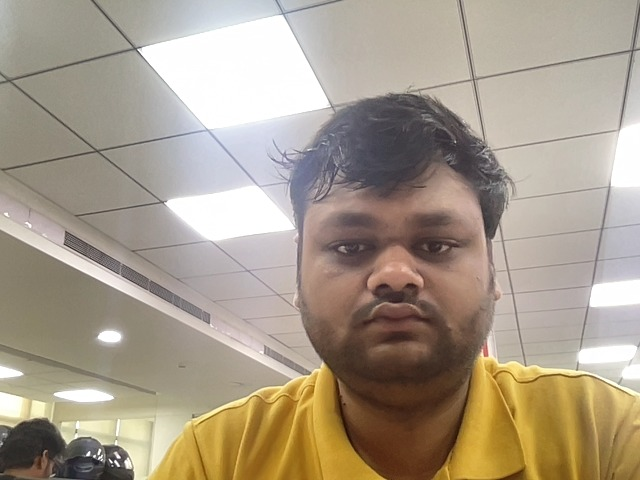
#> input picture Soubhik_test.jpg, 640 x 480 px, given in place of Soubhik_0001.jpg, which was not available
$ jupyter execute data_augment.ipynb   (shell and % lines are left out)
#> lines starting #> are read from the running program, lines starting #| are printed output that depends on the picture; after the words box and inside, x2 and y2 are one past the last pixel; in counts of white or black regions, pixels touching at a corner belong together; pictures that were not available may be replaced by others from this repository, and a replacement may not be noted
[cell 1]
import cv2
import numpy as np
from PIL import Image, ImageEnhance
import random
import tensorflow as tf
import matplotlib.pyplot as plt
from scipy.ndimage import gaussian_filter, map_coordinates

[cell 2]
# Function for rotation
def rotate_image(image, angle_range=(-30, 30)):
    angle = random.uniform(angle_range[0], angle_range[1])
    rows, cols, _ = image.shape
    rotation_matrix = cv2.getRotationMatrix2D((cols/2, rows/2), angle, 1)
    rotated_image = cv2.warpAffine(image, rotation_matrix, (cols, rows))
    return rotated_image

# Function for translation
def translate_image(image, tx_range=(-30, 30), ty_range=(-30, 30)):
    tx = random.uniform(tx_range[0], tx_range[1])
    ty = random.uniform(ty_range[0], ty_range[1])
    translation_matrix = np.float32([[1, 0, tx], [0, 1, ty]])
    rows, cols, _ = image.shape
    translated_image = cv2.warpAffine(image, translation_matrix, (cols, rows))
    return translated_image

# Function for scaling
def scale_image(image, scale_range=(0.8, 1.2)):
    scale = random.uniform(scale_range[0], scale_range[1])
    rows, cols, _ = image.shape
    scaled_image = cv2.resize(image, None, fx=scale, fy=scale)
    return scaled_image

# Function for shearing
def shear_image(image, shear_range=(-0.2, 0.2)):
    shear = random.uniform(shear_range[0], shear_range[1])
    rows, cols, _ = image.shape
    M = np.float32([[1, shear, 0], [shear, 1, 0]])
    sheared_image = cv2.warpAffine(image, M, (cols, rows))
    return sheared_image

# Function for horizontal flipping
def flip_image(image):
    return cv2.flip(image, 1)

# Function for cropping
def crop_image(image, crop_fraction=0.1):
    h, w, _ = image.shape
    crop_h = int(h * crop_fraction)
    crop_w = int(w * crop_fraction)
    x1 = random.randint(0, crop_w)
    y1 = random.randint(0, crop_h)
    x2 = w - random.randint(0, crop_w)
    y2 = h - random.randint(0, crop_h)
    cropped_image = image[y1:y2, x1:x2]
    return cropped_image

[cell 3]
# Function for brightness adjustment
def adjust_brightness(image, factor_range=(0.5, 1.5)):
    factor = random.uniform(factor_range[0], factor_range[1])
    enhancer = ImageEnhance.Brightness(Image.fromarray(image))
    return np.array(enhancer.enhance(factor))

# Function for contrast adjustment
def adjust_contrast(image, factor_range=(0.5, 1.5)):
    factor = random.uniform(factor_range[0], factor_range[1])
    enhancer = ImageEnhance.Contrast(Image.fromarray(image))
    return np.array(enhancer.enhance(factor))

# Function for saturation adjustment
def adjust_saturation(image, factor_range=(0.5, 1.5)):
    factor = random.uniform(factor_range[0], factor_range[1])
    enhancer = ImageEnhance.Color(Image.fromarray(image))
    return np.array(enhancer.enhance(factor))

# Function for hue shifting
def adjust_hue(image, shift_range=(-10, 10)):
    hsv_image = cv2.cvtColor(image, cv2.COLOR_BGR2HSV)
    hsv_image[..., 0] = np.clip(hsv_image[..., 0] + random.randint(shift_range[0], shift_range[1]), 0, 179)
    return cv2.cvtColor(hsv_image, cv2.COLOR_HSV2BGR)

# Function for gamma correction
def adjust_gamma(image, gamma_range=(0.5, 2.0)):
    gamma = random.uniform(gamma_range[0], gamma_range[1])
    lookup_table = np.array([((i / 255.0) ** gamma) * 255 for i in range(256)], dtype=np.uint8)
    return cv2.LUT(image, lookup_table)

[cell 4]
# Function for adding Gaussian noise
def add_gaussian_noise(image, mean=0, var=0.1):
    sigma = var ** 0.5
    noise = np.random.normal(mean, sigma, image.shape)
    noisy_image = np.clip(image + noise, 0, 255)
    return noisy_image.astype(np.uint8)

# Function for adding salt-and-pepper noise
def add_salt_pepper_noise(image, amount=0.01):
    noisy_image = image.copy()
    total_pixels = image.size
    num_salt = int(total_pixels * amount)
    num_pepper = int(total_pixels * amount)
    # Salt noise (white pixels)
    for _ in range(num_salt):
        x, y = random.randint(0, image.shape[0] - 1), random.randint(0, image.shape[1] - 1)
        noisy_image[x, y] = 255
    # Pepper noise (black pixels)
    for _ in range(num_pepper):
        x, y = random.randint(0, image.shape[0] - 1), random.randint(0, image.shape[1] - 1)
        noisy_image[x, y] = 0
    return noisy_image

[cell 5]
def elastic_deform(image, alpha=34, sigma=4):
    """
    Elastic deformation for image augmentation.
    Args:
        image (ndarray): Input image.
        alpha (float): Scaling factor for deformation intensity.
        sigma (float): Standard deviation for Gaussian filter (controls smoothness of deformation).

    Returns:
        ndarray: Elastic deformed image.
    """
    # Get the shape of the image
    shape = image.shape
    height, width = shape[:2]

    # Generate random displacement fields
    random_state = np.random.RandomState(None)
    dx = gaussian_filter((random_state.rand(height, width) * 2 - 1), sigma, mode="constant", cval=0)
    dy = gaussian_filter((random_state.rand(height, width) * 2 - 1), sigma, mode="constant", cval=0)

    # Scale the displacement fields
    dx *= alpha
    dy *= alpha

    # Create meshgrid for pixel coordinates
    x, y = np.meshgrid(np.arange(width), np.arange(height))

    # Apply the displacement to the meshgrid
    distorted_image = np.zeros_like(image)
    for i in range(3):  # For each color channel (R, G, B)
        distorted_image[:, :, i] = map_coordinates(image[:, :, i], [y + dy, x + dx], order=1, mode='reflect')

    return distorted_image

[cell 6]
# Function for Gaussian blur
def apply_gaussian_blur(image, kernel_size=(5, 5)):
    return cv2.GaussianBlur(image, kernel_size, 0)

# Function for Motion blur
def apply_motion_blur(image, kernel_size=5):
    kernel = np.zeros((kernel_size, kernel_size))
    kernel[int((kernel_size-1)/2), :] = np.ones(kernel_size)
    kernel = kernel / kernel_size
    return cv2.filter2D(image, -1, kernel)

[cell 7]
# Function for adding random occlusions
def add_occlusions(image, num_occlusions=1, size_range=(20, 60)):
    image_copy = image.copy()
    h, w, _ = image.shape
    for _ in range(num_occlusions):
        occlusion_size = random.randint(size_range[0], size_range[1])
        x1 = random.randint(0, w - occlusion_size)
        y1 = random.randint(0, h - occlusion_size)
        x2, y2 = x1 + occlusion_size, y1 + occlusion_size
        image_copy[y1:y2, x1:x2] = 0  # Black occlusion
    return image_copy

[cell 8]
# Function to visualize the image
def visualize_augmented_image(image):
    plt.imshow(cv2.cvtColor(image, cv2.COLOR_BGR2RGB))
    plt.axis('off')
    plt.show()

[cell 9]
# Load a sample image
image_path = 'known_faces/Soubhik/Soubhik_0001.jpg'  # Replace with your image path
image = cv2.imread(image_path)
#> image is the input picture: shape (480, 640, 3); mean B, G, R 138.5, 155.9, 168.5

# Create a subplot to display each augmented image
fig, axes = plt.subplots(5, 4, figsize=(15, 20))  # 5 rows, 4 columns to accommodate all 17 augmentations
axes = axes.ravel()

# 1. Rotation
rotated_image = rotate_image(image)
#> in rotate_image, `rotated_image = cv2.warpAffine(image, rotation_matrix, (cols, rows))`:
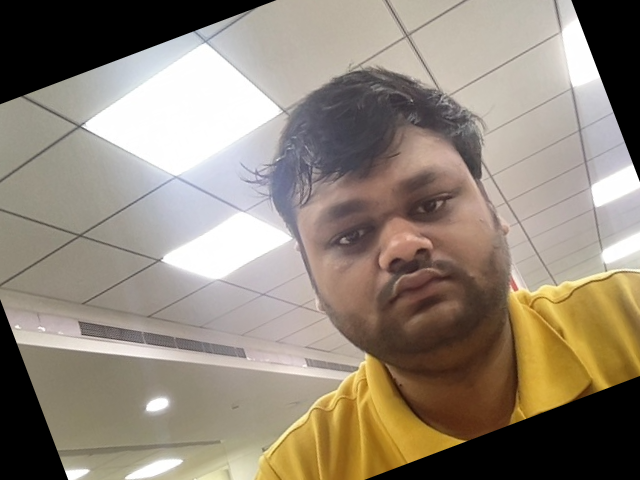
#> rotated_image: shape (480, 640, 3); mean B, G, R 120.7, 134.8, 146.1
axes[0].imshow(cv2.cvtColor(rotated_image, cv2.COLOR_BGR2RGB))
axes[0].set_title('Rotated Image')
axes[0].axis('off')

# 2. Translation
translated_image = translate_image(image)
#> in translate_image, `translated_image = cv2.warpAffine(image, translation_matrix, (cols, ro..`:
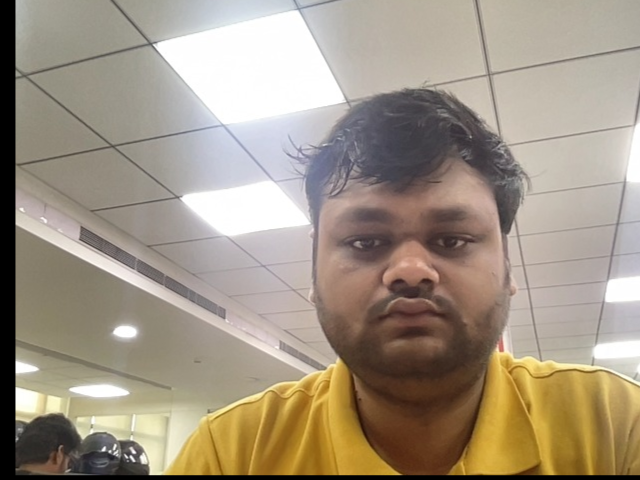
#> translated_image: shape (480, 640, 3); mean B, G, R 132.4, 149.4, 161.8
axes[1].imshow(cv2.cvtColor(translated_image, cv2.COLOR_BGR2RGB))
axes[1].set_title('Translated Image')
axes[1].axis('off')

# 3. Scaling
scaled_image = scale_image(image)
axes[2].imshow(cv2.cvtColor(scaled_image, cv2.COLOR_BGR2RGB))
axes[2].set_title('Scaled Image')
axes[2].axis('off')

# 4. Flipping
flipped_image = flip_image(image)
axes[3].imshow(cv2.cvtColor(flipped_image, cv2.COLOR_BGR2RGB))
axes[3].set_title('Flipped Image')
axes[3].axis('off')

# 5. Brightness Adjustment
brightness_image = adjust_brightness(image)
axes[4].imshow(cv2.cvtColor(brightness_image, cv2.COLOR_BGR2RGB))
axes[4].set_title('Brightness Adjusted Image')
axes[4].axis('off')

# 6. Gaussian Noise
noisy_image = add_gaussian_noise(image)
axes[5].imshow(cv2.cvtColor(noisy_image, cv2.COLOR_BGR2RGB))
axes[5].set_title('Gaussian Noisy Image')
axes[5].axis('off')

# 7. Gaussian Blur
blurred_image = apply_gaussian_blur(image)
axes[6].imshow(cv2.cvtColor(blurred_image, cv2.COLOR_BGR2RGB))
axes[6].set_title('Gaussian Blurred Image')
axes[6].axis('off')

# 8. Occlusion
occluded_image = add_occlusions(image)
#> after the loop in add_occlusions, `for _ in range(num_occlusions):`:
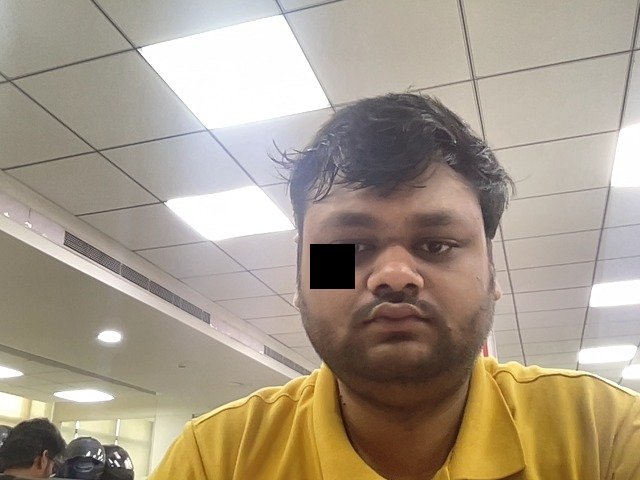
#> image_copy: shape (480, 640, 3); 0.66% of pixels changed, all inside (x1, y1, x2, y2) = (310, 244, 355, 289)
axes[7].imshow(cv2.cvtColor(occluded_image, cv2.COLOR_BGR2RGB))
axes[7].set_title('Occluded Image')
axes[7].axis('off')

# 9. Elastic Deformation
elastic_image = elastic_deform(image)
#> after the loop in elastic_deform, `for i in range(3):`:
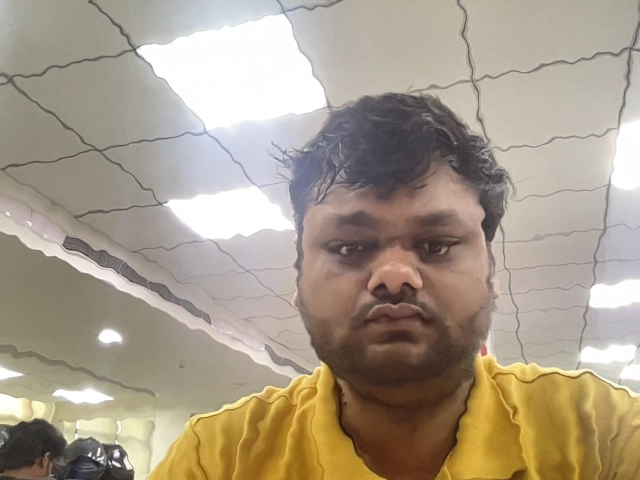
#> distorted_image: shape (480, 640, 3); mean B, G, R 138.4, 155.8, 168.3
axes[8].imshow(cv2.cvtColor(elastic_image, cv2.COLOR_BGR2RGB))
axes[8].set_title('Elastic Deformed Image')
axes[8].axis('off')

# 10. Motion Blur
motion_blurred_image = apply_motion_blur(image)
axes[9].imshow(cv2.cvtColor(motion_blurred_image, cv2.COLOR_BGR2RGB))
axes[9].set_title('Motion Blurred Image')
axes[9].axis('off')

# 11. Contrast Adjustment
contrast_image = adjust_contrast(image)
axes[10].imshow(cv2.cvtColor(contrast_image, cv2.COLOR_BGR2RGB))
axes[10].set_title('Contrast Adjusted Image')
axes[10].axis('off')

# 12. Saturation Adjustment
saturation_image = adjust_saturation(image)
axes[11].imshow(cv2.cvtColor(saturation_image, cv2.COLOR_BGR2RGB))
axes[11].set_title('Saturation Adjusted Image')
axes[11].axis('off')

# 13. Hue Shifting
hue_image = adjust_hue(image)
#> in adjust_hue, `hsv_image = cv2.cvtColor(image, cv2.COLOR_BGR2HSV)`: hsv_image: shape (480, 640, 3); mean H, S, V 33.4, 53.3, 169.4
#> in adjust_hue, `hsv_image[..., 0] = np.clip(hsv_image[..., 0] + random.randint(shift_r..`: hsv_image: shape (480, 640, 3); mean H, S, V 29.7, 53.3, 169.4
axes[12].imshow(cv2.cvtColor(hue_image, cv2.COLOR_BGR2RGB))
axes[12].set_title('Hue Adjusted Image')
axes[12].axis('off')

# 14. Gamma Correction
gamma_image = adjust_gamma(image)
#> in adjust_gamma, `return cv2.LUT(image, lookup_table)`:
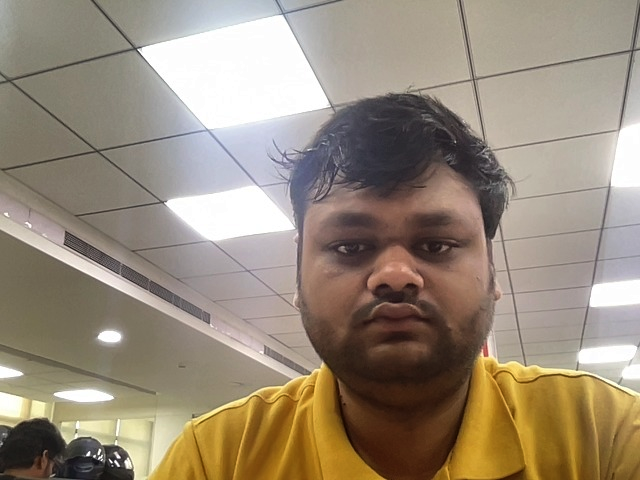
#> returned value: shape (480, 640, 3); mean of channels 0, 1, 2 121.9, 139.5, 153; drawn as B, G, R
axes[13].imshow(cv2.cvtColor(gamma_image, cv2.COLOR_BGR2RGB))
axes[13].set_title('Gamma Corrected Image')
axes[13].axis('off')

# 15. Shearing
sheared_image = shear_image(image)
#> in shear_image, `sheared_image = cv2.warpAffine(image, M, (cols, rows))`:
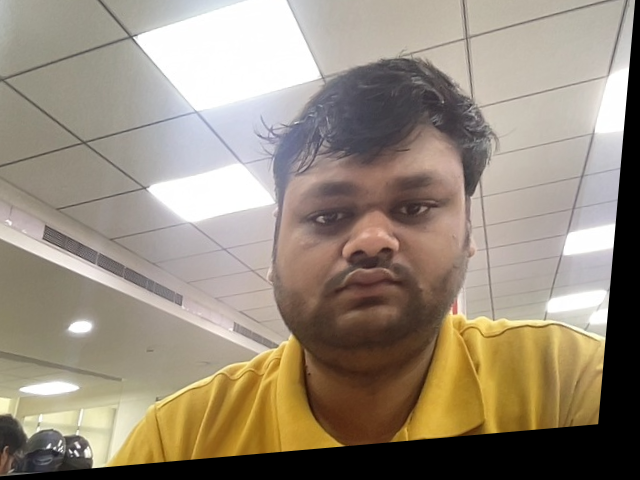
#> sheared_image: shape (480, 640, 3); mean B, G, R 123.9, 140, 152
axes[14].imshow(cv2.cvtColor(sheared_image, cv2.COLOR_BGR2RGB))
axes[14].set_title('Sheared Image')
axes[14].axis('off')

# 16. Cropping
cropped_image = crop_image(image)
#> in crop_image, `cropped_image = image[y1:y2, x1:x2]`:
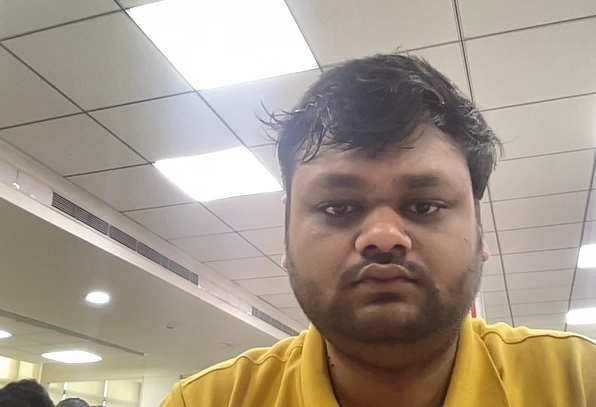
#> cropped_image: shape (407, 596, 3); mean B, G, R 139.7, 154.6, 167
axes[15].imshow(cv2.cvtColor(cropped_image, cv2.COLOR_BGR2RGB))
axes[15].set_title('Cropped Image')
axes[15].axis('off')

# 17. Brightness and Contrast (combined for variety)
combined_image = adjust_brightness(adjust_contrast(image))
#> call 2 of adjust_contrast, with factor_range = (0.5, 1.5)
#> in adjust_contrast (call 2), `return np.array(enhancer.enhance(factor))`:
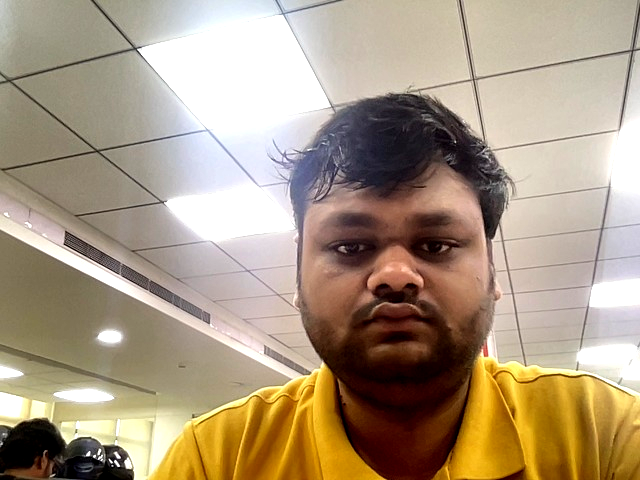
#> returned value: shape (480, 640, 3); mean of channels 0, 1, 2 130.1, 153.6, 171.7; drawn as B, G, R
#> call 2 of adjust_brightness, with factor_range = (0.5, 1.5)
#> in adjust_brightness (call 2), `factor = random.uniform(factor_range[0], factor_range[1])`: factor = 1.31
#> in adjust_brightness (call 2), `return np.array(enhancer.enhance(factor))`:
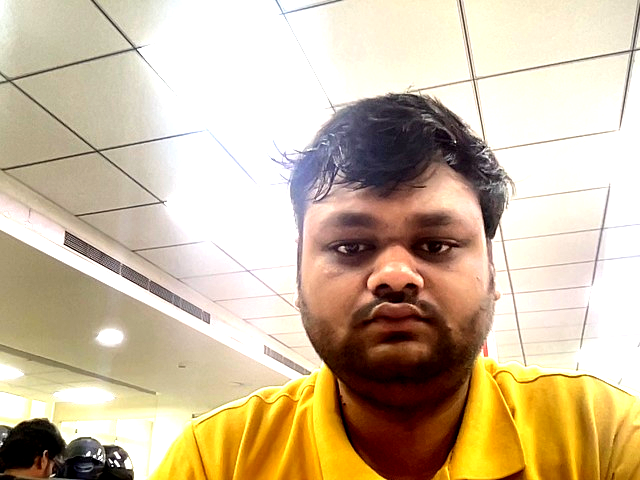
#> returned value: shape (480, 640, 3); mean of channels 0, 1, 2 158.7, 187.7, 206.3; drawn as B, G, R
axes[16].imshow(cv2.cvtColor(combined_image, cv2.COLOR_BGR2RGB))
axes[16].set_title('Brightness & Contrast Combined')
axes[16].axis('off')

# Display the images
plt.tight_layout()
plt.show()
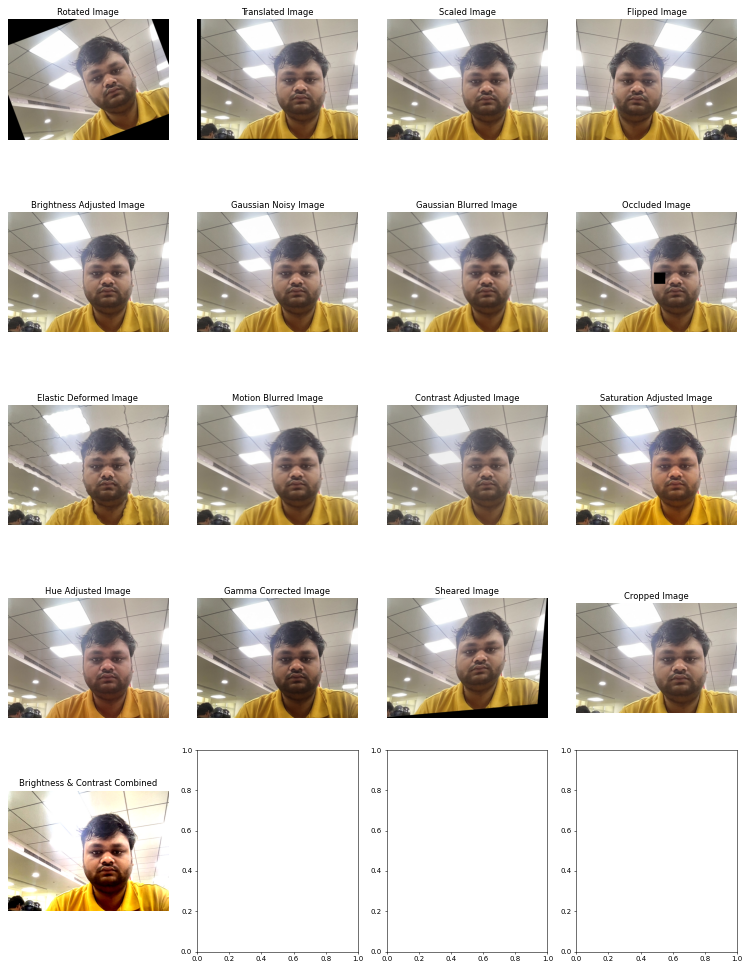
#> figure drawn by matplotlib, 17 panels

[cell 10]
import os
from tqdm import tqdm


# Augmentation function list
augmentations = [
    rotate_image, translate_image, scale_image, flip_image, adjust_brightness,
    adjust_contrast, adjust_saturation, adjust_hue, adjust_gamma, add_gaussian_noise,
    apply_gaussian_blur, apply_motion_blur, shear_image, crop_image, add_occlusions,
    elastic_deform
]

# Apply augmentations to all images in the folder structure
def augment_images_in_folders(base_folder):
    for person_folder in tqdm(os.listdir(base_folder), desc="Processing persons"):
        person_path = os.path.join(base_folder, person_folder)
        if not os.path.isdir(person_path):
            continue

        # Get the highest existing number for image files
        image_files = sorted([f for f in os.listdir(person_path) if f.endswith('.jpg')])
        highest_num = int(image_files[-1].split('_')[-1].split('.')[0]) if image_files else 0

        # Process each image
        for image_file in tqdm(image_files, desc=f"Processing {person_folder}", leave=False):
            image_path = os.path.join(person_path, image_file)
            image = cv2.imread(image_path)

            # Apply each augmentation
            for aug in augmentations:
                augmented_image = aug(image)
                highest_num += 1
                new_filename = f"{person_folder}_{highest_num:04d}.jpg"
                cv2.imwrite(os.path.join(person_path, new_filename), augmented_image)

# Specify the base folder
base_folder = "../known_faces_augmented"
augment_images_in_folders(base_folder)
